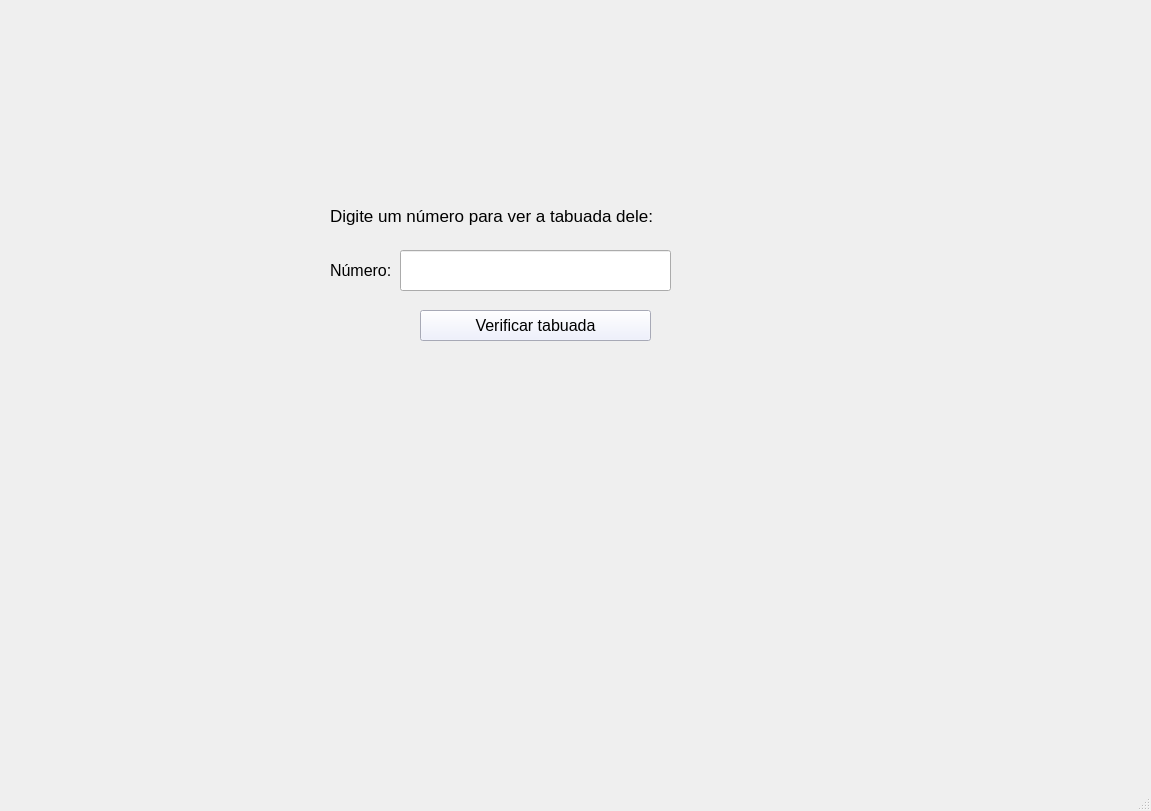
<?xml version="1.0" encoding="UTF-8"?>
<ui version="4.0">
 <class>MainWindow</class>
 <widget class="QMainWindow" name="MainWindow">
  <property name="geometry">
   <rect>
    <x>0</x>
    <y>0</y>
    <width>1151</width>
    <height>811</height>
   </rect>
  </property>
  <property name="windowTitle">
   <string>MainWindow</string>
  </property>
  <widget class="QWidget" name="centralwidget">
   <widget class="QLineEdit" name="lineEditNum">
    <property name="geometry">
     <rect>
      <x>400</x>
      <y>250</y>
      <width>271</width>
      <height>41</height>
     </rect>
    </property>
    <property name="font">
     <font>
      <family>Arial</family>
      <pointsize>12</pointsize>
     </font>
    </property>
    <property name="text">
     <string/>
    </property>
   </widget>
   <widget class="QLabel" name="labelNum_1">
    <property name="geometry">
     <rect>
      <x>330</x>
      <y>250</y>
      <width>61</width>
      <height>41</height>
     </rect>
    </property>
    <property name="font">
     <font>
      <family>Arial</family>
      <pointsize>12</pointsize>
     </font>
    </property>
    <property name="text">
     <string>Número:</string>
    </property>
   </widget>
   <widget class="QLabel" name="labelDescricao">
    <property name="geometry">
     <rect>
      <x>330</x>
      <y>200</y>
      <width>381</width>
      <height>31</height>
     </rect>
    </property>
    <property name="font">
     <font>
      <family>Arial</family>
      <pointsize>13</pointsize>
     </font>
    </property>
    <property name="text">
     <string>Digite um número para ver a tabuada dele:</string>
    </property>
   </widget>
   <widget class="QPushButton" name="pushButtonVerificar">
    <property name="geometry">
     <rect>
      <x>420</x>
      <y>310</y>
      <width>231</width>
      <height>31</height>
     </rect>
    </property>
    <property name="font">
     <font>
      <family>Arial</family>
      <pointsize>12</pointsize>
     </font>
    </property>
    <property name="styleSheet">
     <string notr="true">background: #eaedff;</string>
    </property>
    <property name="text">
     <string>Verificar tabuada</string>
    </property>
   </widget>
   <widget class="QLabel" name="labelResultado">
    <property name="geometry">
     <rect>
      <x>340</x>
      <y>360</y>
      <width>381</width>
      <height>221</height>
     </rect>
    </property>
    <property name="font">
     <font>
      <family>Arial</family>
      <pointsize>12</pointsize>
     </font>
    </property>
    <property name="text">
     <string/>
    </property>
   </widget>
  </widget>
  <widget class="QMenuBar" name="menubar">
   <property name="geometry">
    <rect>
     <x>0</x>
     <y>0</y>
     <width>1151</width>
     <height>21</height>
    </rect>
   </property>
  </widget>
  <widget class="QStatusBar" name="statusbar"/>
 </widget>
 <resources/>
 <connections/>
</ui>
